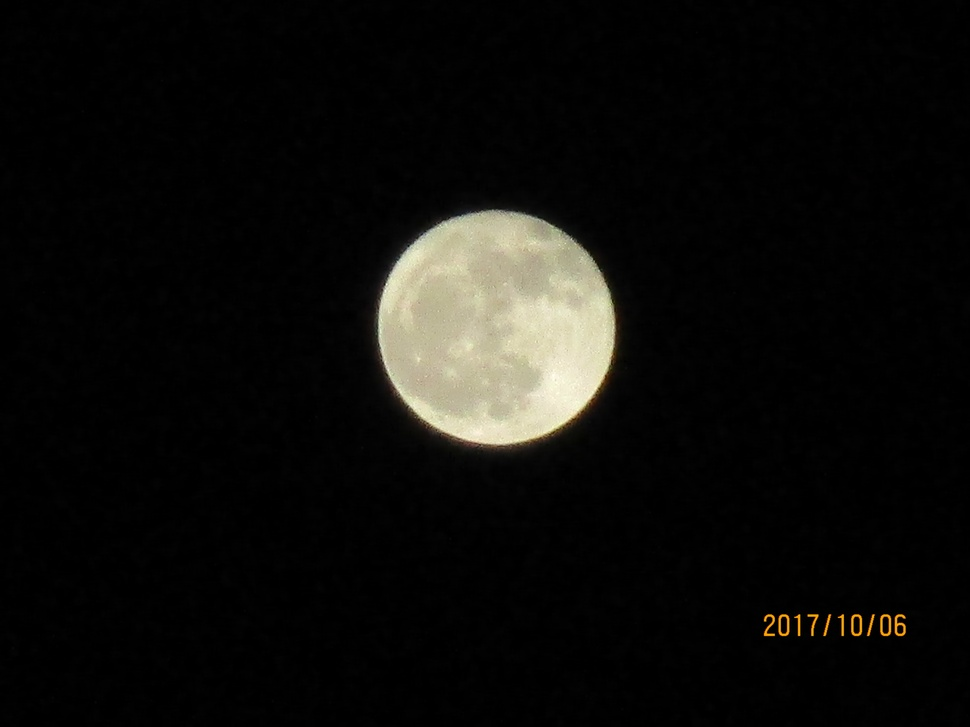
#> input picture AAA非总工程/实训平时作业/class/day6/00016.JPG, 970 x 727 px, shrunk from 5152 x 3864 before the run
$ python slice.py
#> lines starting #> are read from the running program, lines starting #| are printed output that depends on the picture
import numpy
import cv2

img=cv2.imread("00016.JPG")
#> img is the input picture: shape (727, 970, 3); mean B, G, R 11.8, 14, 14.6

print(img[1])#取一行
#> (printed output is left out)
print(img[1,1])#某行某列的一个像素  [x,y,z] z是该像素的一个颜色通道
#| [1 1 1]

#数组下标 [] 右取值 左赋值

img[100]=255#把第100行改成255颜色
#img[:,:,0]=0

img[img[:,:,0]>100]=0#把一片像素修改  [begin:end:step]
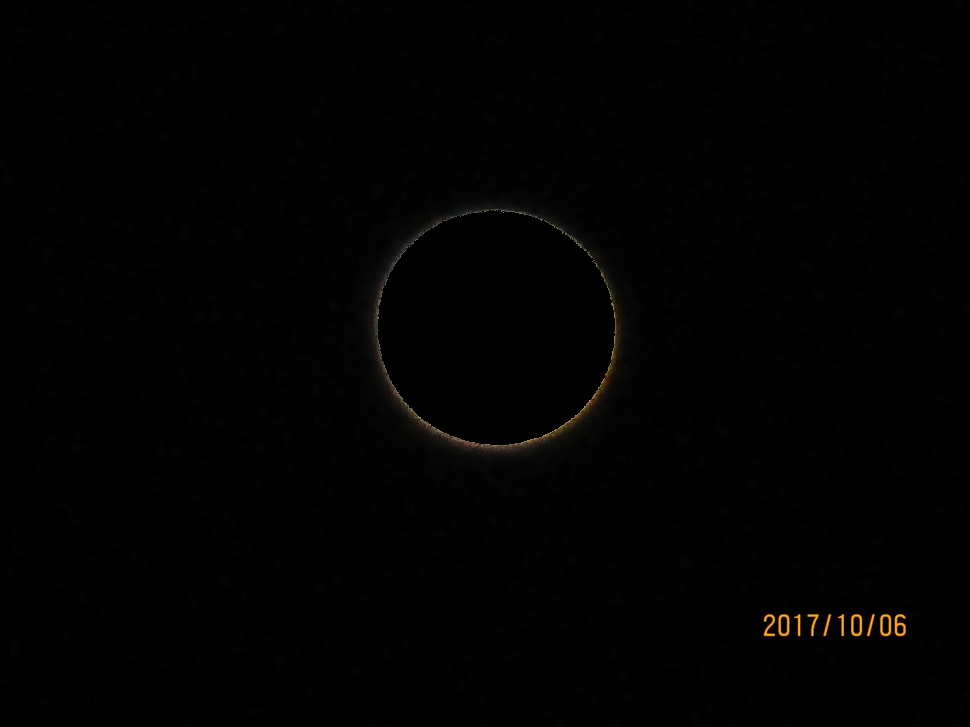
#> img: shape (727, 970, 3); mean B, G, R 1.4, 1.7, 1.9
cv2.imwrite("dd.png",img)
